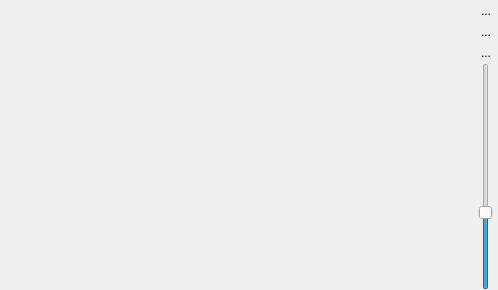
<?xml version="1.0" encoding="UTF-8"?>
<ui version="4.0">
 <class>MonitorEditWidget_UI</class>
 <widget class="QWidget" name="MonitorEditWidget_UI">
  <property name="geometry">
   <rect>
    <x>0</x>
    <y>0</y>
    <width>498</width>
    <height>290</height>
   </rect>
  </property>
  <layout class="QHBoxLayout" name="horizontalLayout">
   <property name="spacing">
    <number>0</number>
   </property>
   <property name="margin">
    <number>0</number>
   </property>
   <item>
    <widget class="QFrame" name="frameVideo">
     <layout class="QHBoxLayout" name="horizontalLayout_2">
      <property name="spacing">
       <number>0</number>
      </property>
      <property name="margin">
       <number>0</number>
      </property>
     </layout>
    </widget>
   </item>
   <item>
    <widget class="QFrame" name="frameControls">
     <property name="sizePolicy">
      <sizepolicy hsizetype="Fixed" vsizetype="Preferred">
       <horstretch>0</horstretch>
       <verstretch>0</verstretch>
      </sizepolicy>
     </property>
     <layout class="QVBoxLayout" name="verticalLayout">
      <property name="spacing">
       <number>0</number>
      </property>
      <property name="margin">
       <number>0</number>
      </property>
      <item>
       <widget class="QFrame" name="frameCustomControls"/>
      </item>
      <item>
       <widget class="QToolButton" name="buttonDirectUpdate">
        <property name="text">
         <string>...</string>
        </property>
        <property name="checkable">
         <bool>true</bool>
        </property>
        <property name="autoRaise">
         <bool>true</bool>
        </property>
       </widget>
      </item>
      <item>
       <widget class="QToolButton" name="buttonZoomOriginal">
        <property name="text">
         <string>...</string>
        </property>
        <property name="autoRaise">
         <bool>true</bool>
        </property>
       </widget>
      </item>
      <item>
       <widget class="QToolButton" name="buttonZoomFit">
        <property name="text">
         <string>...</string>
        </property>
        <property name="autoRaise">
         <bool>true</bool>
        </property>
       </widget>
      </item>
      <item>
       <widget class="QSlider" name="sliderZoom">
        <property name="sizePolicy">
         <sizepolicy hsizetype="Preferred" vsizetype="Expanding">
          <horstretch>0</horstretch>
          <verstretch>0</verstretch>
         </sizepolicy>
        </property>
        <property name="minimum">
         <number>1</number>
        </property>
        <property name="maximum">
         <number>300</number>
        </property>
        <property name="value">
         <number>100</number>
        </property>
        <property name="orientation">
         <enum>Qt::Vertical</enum>
        </property>
       </widget>
      </item>
     </layout>
    </widget>
   </item>
  </layout>
 </widget>
 <resources/>
 <connections/>
</ui>
